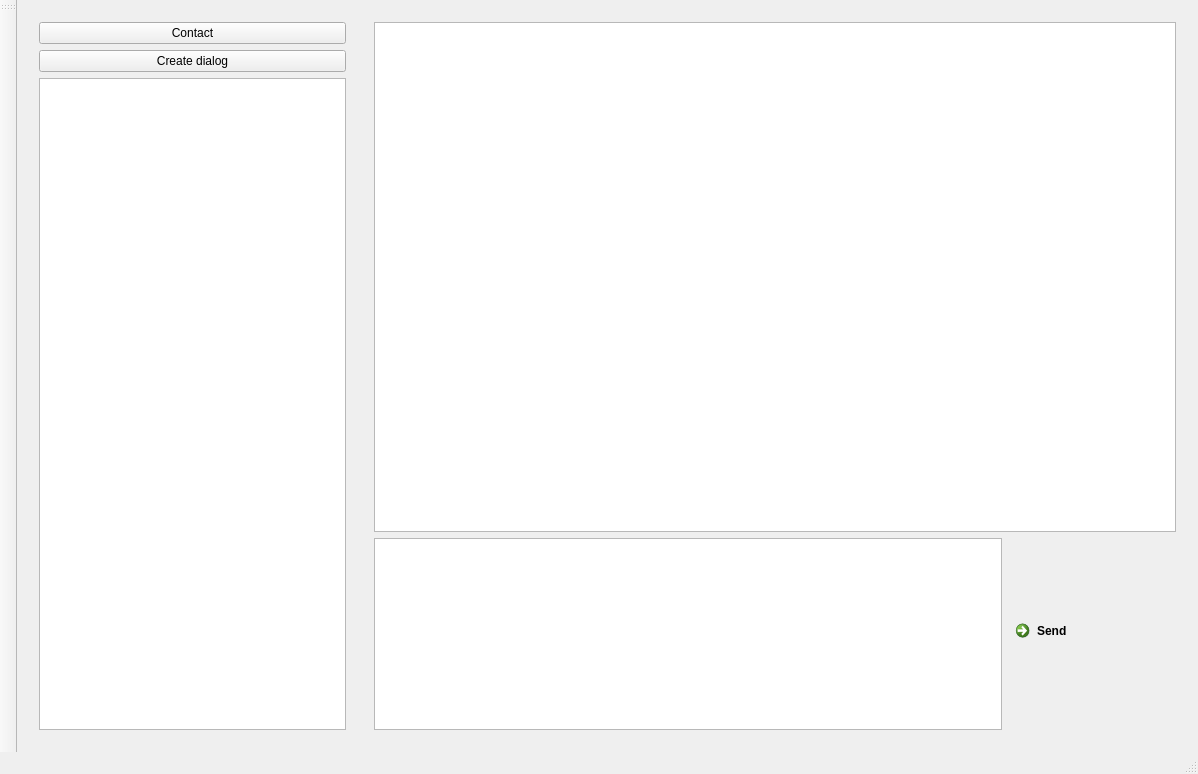
<?xml version="1.0" encoding="UTF-8"?>
<ui version="4.0">
 <class>MainWindow</class>
 <widget class="QMainWindow" name="MainWindow">
  <property name="geometry">
   <rect>
    <x>0</x>
    <y>0</y>
    <width>1198</width>
    <height>774</height>
   </rect>
  </property>
  <property name="windowTitle">
   <string>SecureDialogues</string>
  </property>
  <property name="windowIcon">
   <iconset>
    <normaloff>../secure-dialogues.ico</normaloff>../secure-dialogues.ico</iconset>
  </property>
  <widget class="QWidget" name="centralWidget">
   <layout class="QHBoxLayout" name="horizontalLayout_2" stretch="8,20">
    <item>
     <widget class="QWidget" name="widget" native="true">
      <property name="sizePolicy">
       <sizepolicy hsizetype="Preferred" vsizetype="Minimum">
        <horstretch>0</horstretch>
        <verstretch>0</verstretch>
       </sizepolicy>
      </property>
      <property name="maximumSize">
       <size>
        <width>400</width>
        <height>16777215</height>
       </size>
      </property>
      <layout class="QVBoxLayout" name="verticalLayout_2">
       <item>
        <widget class="QPushButton" name="makeContact">
         <property name="toolTip">
          <string>Send your contact information to other user</string>
         </property>
         <property name="text">
          <string>Contact</string>
         </property>
        </widget>
       </item>
       <item>
        <widget class="QPushButton" name="startNewDoalog">
         <property name="toolTip">
          <string>Create dialog with your contact</string>
         </property>
         <property name="text">
          <string>Create dialog</string>
         </property>
        </widget>
       </item>
       <item>
        <widget class="QListView" name="dialogsViews">
         <property name="toolTip">
          <string>Select one dialog from the list to send message</string>
         </property>
         <property name="lineWidth">
          <number>0</number>
         </property>
        </widget>
       </item>
      </layout>
     </widget>
    </item>
    <item>
     <widget class="QStackedWidget" name="messageContainerSwitch">
      <property name="currentIndex">
       <number>0</number>
      </property>
      <widget class="QWidget" name="page">
       <layout class="QVBoxLayout" name="verticalLayout_3">
        <item>
         <widget class="QListView" name="activeMessages">
          <property name="styleSheet">
           <string notr="true"/>
          </property>
          <property name="lineWidth">
           <number>2</number>
          </property>
          <property name="editTriggers">
           <set>QAbstractItemView::DoubleClicked|QAbstractItemView::SelectedClicked</set>
          </property>
          <property name="spacing">
           <number>5</number>
          </property>
         </widget>
        </item>
        <item>
         <layout class="QHBoxLayout" name="horizontalLayout">
          <item>
           <widget class="QTextEdit" name="senderText">
            <property name="sizePolicy">
             <sizepolicy hsizetype="Expanding" vsizetype="Fixed">
              <horstretch>0</horstretch>
              <verstretch>0</verstretch>
             </sizepolicy>
            </property>
           </widget>
          </item>
          <item>
           <widget class="QCommandLinkButton" name="commandLinkButton">
            <property name="sizePolicy">
             <sizepolicy hsizetype="Fixed" vsizetype="Fixed">
              <horstretch>0</horstretch>
              <verstretch>0</verstretch>
             </sizepolicy>
            </property>
            <property name="toolTip">
             <string>Send message in selected dialog</string>
            </property>
            <property name="text">
             <string>Send</string>
            </property>
           </widget>
          </item>
         </layout>
        </item>
       </layout>
      </widget>
      <widget class="QWidget" name="page_2">
       <layout class="QVBoxLayout" name="verticalLayout_4">
        <item>
         <widget class="QLabel" name="dialogMessage">
          <property name="font">
           <font>
            <pointsize>18</pointsize>
           </font>
          </property>
          <property name="text">
           <string/>
          </property>
          <property name="alignment">
           <set>Qt::AlignCenter</set>
          </property>
          <property name="wordWrap">
           <bool>true</bool>
          </property>
          <property name="margin">
           <number>10</number>
          </property>
         </widget>
        </item>
       </layout>
      </widget>
     </widget>
    </item>
   </layout>
  </widget>
  <widget class="QMenuBar" name="menuBar">
   <property name="geometry">
    <rect>
     <x>0</x>
     <y>0</y>
     <width>1198</width>
     <height>22</height>
    </rect>
   </property>
  </widget>
  <widget class="QToolBar" name="mainToolBar">
   <property name="allowedAreas">
    <set>Qt::LeftToolBarArea|Qt::RightToolBarArea</set>
   </property>
   <property name="orientation">
    <enum>Qt::Vertical</enum>
   </property>
   <property name="toolButtonStyle">
    <enum>Qt::ToolButtonFollowStyle</enum>
   </property>
   <property name="floatable">
    <bool>true</bool>
   </property>
   <attribute name="toolBarArea">
    <enum>LeftToolBarArea</enum>
   </attribute>
   <attribute name="toolBarBreak">
    <bool>false</bool>
   </attribute>
  </widget>
  <widget class="QStatusBar" name="statusBar"/>
 </widget>
 <layoutdefault spacing="6" margin="11"/>
 <resources/>
 <connections/>
</ui>
